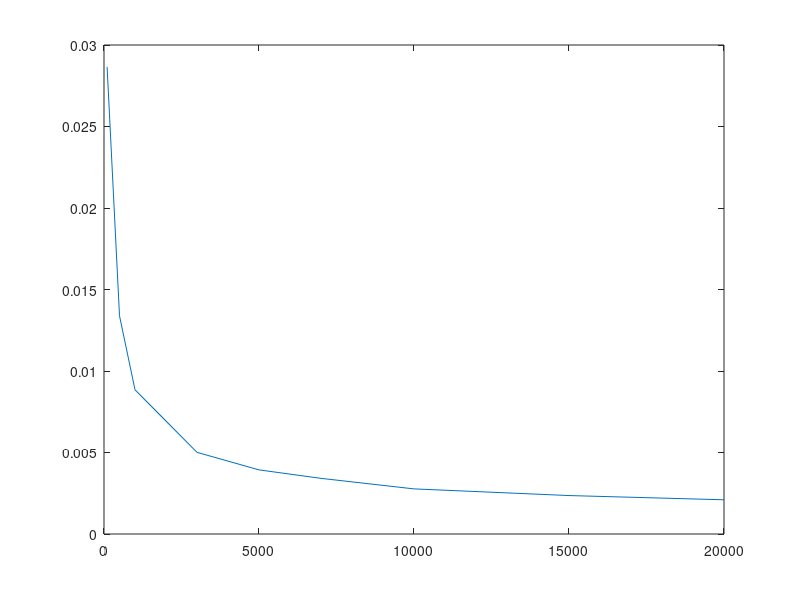

This figure's MATLAB source:
clc;
clear all;
close all;
%%%%reference mat file
load q4al100.mat
number_of_batches_1=SM(:,1);
load_1=SM(:,2);
loss_ratio_1=SM(:,3);
queue_ratio_1=SM(:,4);
dep_queued_1=SM(:,5);
Waiting_time_1=SM(:,6);
%%%
%90 ci
MU11=fitdist(load_1,'Normal') 
ci11 = paramci(MU11,'Alpha',.1)
R90_1=ci11(2)-ci11(1)
%95 ci
MU12=fitdist(load_1,'Normal') 
ci12 = paramci(MU12,'Alpha',.05)
R95_1=ci12(2)-ci12(1)

% 99 ci
MU13=fitdist(load_1,'Normal') 
ci13 = paramci(MU13,'Alpha',.01)
R99_1=ci13(2)-ci13(1)

%%%%%%% Second mat file
load q4al500.mat
number_of_batches_2=SM(:,1);
load_2=SM(:,2);
loss_ratio_2=SM(:,3);
queue_ratio_1=SM(:,4);
dep_queued_2=SM(:,5);
Waiting_time_2=SM(:,6);
%%%
%90 ci
MU21=fitdist(load_2,'Normal') 
ci21 = paramci(MU21,'Alpha',.1)
R90_2=ci21(2)-ci21(1)
%95 ci
MU22=fitdist(load_2,'Normal') 
ci22 = paramci(MU22,'Alpha',.05)
R95_2=ci22(2)-ci22(1) 
% 99 ci
MU23=fitdist(load_2,'Normal') 
ci23 = paramci(MU23,'Alpha',.01)
R99_2=ci23(2)-ci23(1)


%%%%%%%third mat file
load q4al1000.mat
number_of_batches_3=SM(:,1);
load_3=SM(:,2);
loss_ratio_3=SM(:,3);
queue_ratio_3=SM(:,4);
dep_queued_3=SM(:,5);
Waiting_time_3=SM(:,6);
%%%
%90 ci
MU31=fitdist(load_3,'Normal') 
ci31 = paramci(MU31,'Alpha',.1)
R90_3=ci31(2)-ci31(1)
%95 ci
MU32=fitdist(load_3,'Normal') 
ci32 = paramci(MU32,'Alpha',.05)
R95_3=ci32(2)-ci32(1) 
% 99 ci
MU33=fitdist(load_3,'Normal') 
ci33 = paramci(MU33,'Alpha',.01)
R99_3=ci33(2)-ci33(1)

%%%%%%%fourth mat file
load q4al3000.mat
number_of_batches_4=SM(:,1);
load_4=SM(:,2);
loss_ratio_4=SM(:,3);
queue_ratio_4=SM(:,4);
dep_queued_4=SM(:,5);
Waiting_time_4=SM(:,6);
%%%
%90 ci
MU41=fitdist(load_4,'Normal') 
ci41 = paramci(MU41,'Alpha',.1)
%95 ci
MU42=fitdist(load_4,'Normal') 
ci42 = paramci(MU42,'Alpha',.05)
R95_4=ci42(2)-ci42(1)

% 99 ci
MU43=fitdist(load_4,'Normal') 
ci43 = paramci(MU43,'Alpha',.01)
%%%
%%%%%%%fifth mat file
load q4al5000.mat
number_of_batches_5=SM(:,1);
load_5=SM(:,2);
loss_ratio_5=SM(:,3);
queue_ratio_5=SM(:,4);
dep_queued_5=SM(:,5);
Waiting_time_5=SM(:,6);
%%%
%90 ci
MU51=fitdist(load_5,'Normal') 
ci51 = paramci(MU51,'Alpha',.1)
%95 ci
MU52=fitdist(load_5,'Normal') 
ci52 = paramci(MU52,'Alpha',.05)
R95_5=ci52(2)-ci52(1)

% 99 ci
MU53=fitdist(load_5,'Normal') 
ci53 = paramci(MU53,'Alpha',.01)
%%%%%%%sixth mat file
load q4al7000.mat
number_of_batches_6=SM(:,1);
load_6=SM(:,2);
loss_ratio_6=SM(:,3);
queue_ratio_6=SM(:,4);
dep_queued_6=SM(:,5);
Waiting_time_6=SM(:,6);
%%%
%90 ci
MU61=fitdist(load_6,'Normal') 
ci61 = paramci(MU61,'Alpha',.1)
%95 ci
MU62=fitdist(load_6,'Normal') 
ci62 = paramci(MU62,'Alpha',.05)
R95_6=ci62(2)-ci62(1)

% 99 ci
MU63=fitdist(load_6,'Normal') 
ci63 = paramci(MU63,'Alpha',.01)
%%%
%%%%%%%seventh mat file
load q4al10000.mat
number_of_batches_7=SM(:,1);
load_7=SM(:,2);
loss_ratio_7=SM(:,3);
queue_ratio_7=SM(:,4);
dep_queued_7=SM(:,5);
Waiting_time_7=SM(:,6);
%%%
%90 ci
MU71=fitdist(load_7,'Normal') 
ci71 = paramci(MU71,'Alpha',.1)
%95 ci
MU72=fitdist(load_7,'Normal') 
ci72 = paramci(MU72,'Alpha',.05)
R95_7=ci72(2)-ci72(1)

% 99 ci
MU73=fitdist(load_7,'Normal') 
ci73 = paramci(MU73,'Alpha',.01)
%%%
%%%%%%%eithth mat file
load q4al15000.mat
number_of_batches_8=SM(:,1);
load_8=SM(:,2);
loss_ratio_8=SM(:,3);
queue_ratio_8=SM(:,4);
dep_queued_8=SM(:,5);
Waiting_time_8=SM(:,6);
%%%
%90 ci
MU81=fitdist(load_8,'Normal') 
ci81 = paramci(MU81,'Alpha',.1)
%95 ci
MU82=fitdist(load_8,'Normal') 
ci82 = paramci(MU82,'Alpha',.05)
R95_8=ci82(2)-ci82(1)

% 99 ci
MU83=fitdist(load_8,'Normal') 
ci83 = paramci(MU83,'Alpha',.01)
%%%
%%%%%%%ninth mat file
load q4al20000.mat
number_of_batches_9=SM(:,1);
load_9=SM(:,2);
loss_ratio_9=SM(:,3);
queue_ratio_9=SM(:,4);
dep_queued_9=SM(:,5);
Waiting_time_9=SM(:,6);
%%%
%90 ci
MU91=fitdist(load_9,'Normal') 
ci91 = paramci(MU91,'Alpha',.1)
%95 ci
MU92=fitdist(load_9,'Normal') 
ci92 = paramci(MU92,'Alpha',.05)
R95_9=ci92(2)-ci92(1)

% 99 ci
MU93=fitdist(load_9,'Normal') 
ci93 = paramci(MU93,'Alpha',.01)


%%%
% figure;
% plot(lag1Corr_1,'*g'),hold on,
% plot(lag1Corr_2,'*r'), hold on,
% plot(lag1Corr_3,'*b'), hold on,
% plot(lag1Corr_4,'*m')%axis([-1 1 -1 1]);
x=[100 500 1000 3000 5000 7000 10000 15000 20000]
y=[R95_1 R95_2 R95_3 R95_4 R95_5 R95_6 R95_7 R95_8 R95_9 ]
figure;
plot(x,y);


%%%%%%%%%%%%%%%%%%%%%%%%%%%%%%%%%%%%%%%%%
